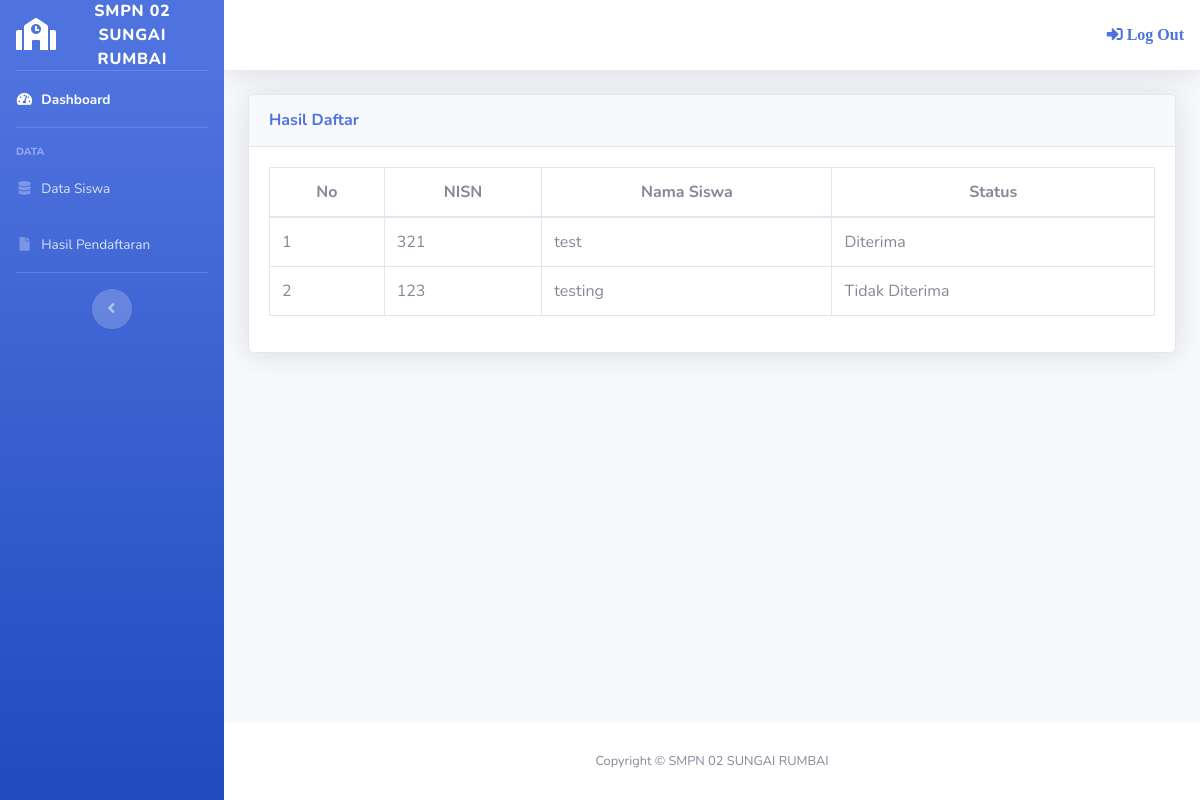
The app's page /siswa/hasildaftar.php (signed in) with its own data.
### tables this page shows
CREATE TABLE `tbl_alternatif` (
  `kd_alternatif` varchar(5) NOT NULL,
  `nisn` varchar(15) NOT NULL,
  `rata_un` float NOT NULL,
  `prestasi` varchar(50) NOT NULL,
  `wawancara` float NOT NULL,
  `test_diniyah` float NOT NULL
);

CREATE TABLE `tbl_daftar` (
  `id_pendaftaran` int(11) NOT NULL,
  `nisn` varchar(15) NOT NULL,
  `id` int(11) NOT NULL,
  `status` int(11) NOT NULL
);

CREATE TABLE `tbl_siswa` (
  `nisn` varchar(15) NOT NULL,
  `nm_siswa` varchar(30) NOT NULL,
  `jenis_kelamin` varchar(15) NOT NULL,
  `tempat_lahir` varchar(20) NOT NULL,
  `tanggal_lahir` date NOT NULL,
  `nm_orangtua` varchar(30) NOT NULL,
  `sekolah_asal` varchar(30) NOT NULL,
  `no_telp` varchar(12) NOT NULL,
  `rata_un` float NOT NULL,
  `prestasi` varchar(50) NOT NULL
);

### siswa/hasildaftar.php (the view)
<?php
	include ("style/header.php");
	include ("style/sidebar.php");
	include ("../config/koneksi.php");
	$n=[];
    $qkriteria=mysqli_query($konek,"SELECT * FROM tbl_kriteria");
    while($dkriteria=mysqli_fetch_array($qkriteria)){
        $n[]=$dkriteria["atribut"]/100;
    }
?>
<div class="container-fluid">
	<div class="card shadow mb-4">
		<div class="card-header py-3">
			<h6 class="m-0 font-weight-bold text-primary">Hasil Daftar</h6>
		</div>
		<div class="card-body">
			<div class="table-responsive">
				<table class="table table-bordered">
					<thead>
						<tr>
							<th style="text-align: center;">No</th>
							<th style="text-align: center;">NISN</th>
							<th style="text-align: center;">Nama Siswa</th>
							<th style="text-align: center;">Status</th>
						</tr>
					</thead>
					<?php
					$no = 1;
					$sql1 = mysqli_query($konek,"SELECT * FROM tbl_alternatif a LEFT JOIN tbl_siswa b ON a.nisn=b.nisn LEFT JOIN tbl_daftar c ON a.nisn=c.nisn WHERE c.id='$_SESSION[id]'");
					while ($data1 = mysqli_fetch_array($sql1)){
                        $sql2=mysqli_query($konek,"SELECT * FROM tbl_crips WHERE nm_crips = '$data1[prestasi]'");
                        $data2=mysqli_fetch_array($sql2);
						$analisa = ($n['0']*($data1['rata_un']/100))+($n['1']*($data1['wawancara']/100))+($n['2']*($data1['test_diniyah']/100))+($n['3']*($data2['nilai']/100));
						if($analisa >= 0.60){
					?>
					<tbody>
						<tr>
							<td><?php echo $no++; ?></td>
							<td><?php echo $data1['nisn']; ?></td>
							<td><?php echo $data1['nm_siswa']; ?></td>
							<td><?php echo "Diterima";?></td>
						</tr>
						<tr>
						<?php
							}else{
						?>
							<td><?php echo $no++; ?></td>
							<td><?php echo $data1['nisn']; ?></td>
							<td><?php echo $data1['nm_siswa']; ?></td>
							<td><?php echo "Tidak Diterima";?></td>
						</tr>
					</tbody>
					<?php
						}
					}
					?>
				</table>
			</div>
		</div>
	</div>
</div>
<?php
	include ("style/footer.php");
?>

### records on screen
tbl_alternatif: tbl_daftar.nisn "321", tbl_siswa.nm_siswa "test"
tbl_alternatif: tbl_daftar.nisn "123", tbl_siswa.nm_siswa "testing"
